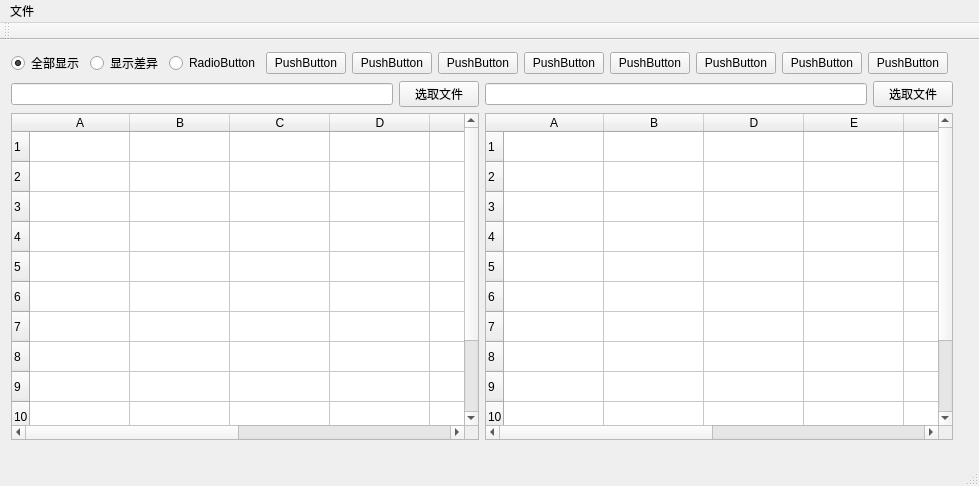
<?xml version="1.0" encoding="UTF-8"?>
<ui version="4.0">
 <class>MainWindow</class>
 <widget class="QMainWindow" name="MainWindow">
  <property name="geometry">
   <rect>
    <x>0</x>
    <y>0</y>
    <width>979</width>
    <height>486</height>
   </rect>
  </property>
  <property name="windowTitle">
   <string>Compare</string>
  </property>
  <widget class="QWidget" name="centralWidget">
   <property name="sizePolicy">
    <sizepolicy hsizetype="Expanding" vsizetype="Preferred">
     <horstretch>0</horstretch>
     <verstretch>0</verstretch>
    </sizepolicy>
   </property>
   <widget class="QWidget" name="verticalWidget" native="true">
    <property name="geometry">
     <rect>
      <x>0</x>
      <y>0</y>
      <width>964</width>
      <height>411</height>
     </rect>
    </property>
    <layout class="QVBoxLayout" name="verticalLayout">
     <item>
      <layout class="QHBoxLayout" name="horizontalLayout_3">
       <item>
        <widget class="QRadioButton" name="radioButton">
         <property name="tabletTracking">
          <bool>false</bool>
         </property>
         <property name="text">
          <string>全部显示</string>
         </property>
         <property name="checked">
          <bool>true</bool>
         </property>
        </widget>
       </item>
       <item>
        <widget class="QRadioButton" name="radioButton_2">
         <property name="text">
          <string>显示差异</string>
         </property>
        </widget>
       </item>
       <item>
        <widget class="QRadioButton" name="radioButton_3">
         <property name="text">
          <string>RadioButton</string>
         </property>
        </widget>
       </item>
       <item>
        <widget class="QPushButton" name="pushButton_11">
         <property name="text">
          <string>PushButton</string>
         </property>
        </widget>
       </item>
       <item>
        <widget class="QPushButton" name="pushButton_10">
         <property name="text">
          <string>PushButton</string>
         </property>
        </widget>
       </item>
       <item>
        <widget class="QPushButton" name="pushButton_9">
         <property name="text">
          <string>PushButton</string>
         </property>
        </widget>
       </item>
       <item>
        <widget class="QPushButton" name="pushButton_8">
         <property name="text">
          <string>PushButton</string>
         </property>
        </widget>
       </item>
       <item>
        <widget class="QPushButton" name="pushButton_7">
         <property name="text">
          <string>PushButton</string>
         </property>
        </widget>
       </item>
       <item>
        <widget class="QPushButton" name="pushButton_6">
         <property name="text">
          <string>PushButton</string>
         </property>
        </widget>
       </item>
       <item>
        <widget class="QPushButton" name="pushButton_5">
         <property name="text">
          <string>PushButton</string>
         </property>
        </widget>
       </item>
       <item>
        <widget class="QPushButton" name="pushButton_3">
         <property name="text">
          <string>PushButton</string>
         </property>
        </widget>
       </item>
       <item>
        <spacer name="horizontalSpacer">
         <property name="orientation">
          <enum>Qt::Horizontal</enum>
         </property>
         <property name="sizeHint" stdset="0">
          <size>
           <width>40</width>
           <height>20</height>
          </size>
         </property>
        </spacer>
       </item>
      </layout>
     </item>
     <item>
      <layout class="QHBoxLayout" name="horizontalLayout_2">
       <item>
        <widget class="QLineEdit" name="fileUrlLeft"/>
       </item>
       <item>
        <widget class="QPushButton" name="selectFileLeft">
         <property name="text">
          <string>选取文件</string>
         </property>
        </widget>
       </item>
       <item>
        <widget class="QLineEdit" name="fileUrlRight"/>
       </item>
       <item>
        <widget class="QPushButton" name="selectFileRight">
         <property name="text">
          <string>选取文件</string>
         </property>
        </widget>
       </item>
      </layout>
     </item>
     <item>
      <layout class="QHBoxLayout" name="horizontalLayout">
       <property name="sizeConstraint">
        <enum>QLayout::SetMaximumSize</enum>
       </property>
       <item>
        <widget class="DragTableWidget" name="tableLeft">
         <property name="editTriggers">
          <set>QAbstractItemView::NoEditTriggers</set>
         </property>
         <property name="dragEnabled">
          <bool>false</bool>
         </property>
         <property name="dragDropMode">
          <enum>QAbstractItemView::DropOnly</enum>
         </property>
         <row>
          <property name="text">
           <string>1</string>
          </property>
         </row>
         <row>
          <property name="text">
           <string>2</string>
          </property>
         </row>
         <row>
          <property name="text">
           <string>3</string>
          </property>
         </row>
         <row>
          <property name="text">
           <string>4</string>
          </property>
         </row>
         <row>
          <property name="text">
           <string>5</string>
          </property>
         </row>
         <row>
          <property name="text">
           <string>6</string>
          </property>
         </row>
         <row>
          <property name="text">
           <string>7</string>
          </property>
         </row>
         <row>
          <property name="text">
           <string>8</string>
          </property>
         </row>
         <row>
          <property name="text">
           <string>9</string>
          </property>
         </row>
         <row>
          <property name="text">
           <string>10</string>
          </property>
         </row>
         <row>
          <property name="text">
           <string>11</string>
          </property>
         </row>
         <row>
          <property name="text">
           <string>12</string>
          </property>
         </row>
         <column>
          <property name="text">
           <string>A</string>
          </property>
         </column>
         <column>
          <property name="text">
           <string>B</string>
          </property>
         </column>
         <column>
          <property name="text">
           <string>C</string>
          </property>
         </column>
         <column>
          <property name="text">
           <string>D</string>
          </property>
         </column>
         <column>
          <property name="text">
           <string>E</string>
          </property>
         </column>
         <column>
          <property name="text">
           <string>F</string>
          </property>
         </column>
         <column>
          <property name="text">
           <string>G</string>
          </property>
         </column>
         <column>
          <property name="text">
           <string>H</string>
          </property>
         </column>
        </widget>
       </item>
       <item>
        <widget class="DragTableWidget" name="tableRight">
         <property name="verticalScrollBarPolicy">
          <enum>Qt::ScrollBarAlwaysOn</enum>
         </property>
         <property name="horizontalScrollBarPolicy">
          <enum>Qt::ScrollBarAlwaysOn</enum>
         </property>
         <property name="sizeAdjustPolicy">
          <enum>QAbstractScrollArea::AdjustIgnored</enum>
         </property>
         <property name="editTriggers">
          <set>QAbstractItemView::NoEditTriggers</set>
         </property>
         <row>
          <property name="text">
           <string>1</string>
          </property>
         </row>
         <row>
          <property name="text">
           <string>2</string>
          </property>
         </row>
         <row>
          <property name="text">
           <string>3</string>
          </property>
         </row>
         <row>
          <property name="text">
           <string>4</string>
          </property>
         </row>
         <row>
          <property name="text">
           <string>5</string>
          </property>
         </row>
         <row>
          <property name="text">
           <string>6</string>
          </property>
         </row>
         <row>
          <property name="text">
           <string>7</string>
          </property>
         </row>
         <row>
          <property name="text">
           <string>8</string>
          </property>
         </row>
         <row>
          <property name="text">
           <string>9</string>
          </property>
         </row>
         <row>
          <property name="text">
           <string>10</string>
          </property>
         </row>
         <row>
          <property name="text">
           <string>11</string>
          </property>
         </row>
         <row>
          <property name="text">
           <string>12</string>
          </property>
         </row>
         <column>
          <property name="text">
           <string>A</string>
          </property>
         </column>
         <column>
          <property name="text">
           <string>B</string>
          </property>
         </column>
         <column>
          <property name="text">
           <string>D</string>
          </property>
         </column>
         <column>
          <property name="text">
           <string>E</string>
          </property>
         </column>
         <column>
          <property name="text">
           <string>F</string>
          </property>
         </column>
         <column>
          <property name="text">
           <string>G</string>
          </property>
         </column>
         <column>
          <property name="text">
           <string>H</string>
          </property>
         </column>
         <column>
          <property name="text">
           <string>I</string>
          </property>
         </column>
        </widget>
       </item>
      </layout>
     </item>
    </layout>
   </widget>
  </widget>
  <widget class="QMenuBar" name="menuBar">
   <property name="geometry">
    <rect>
     <x>0</x>
     <y>0</y>
     <width>979</width>
     <height>25</height>
    </rect>
   </property>
   <widget class="QMenu" name="menu">
    <property name="title">
     <string>文件</string>
    </property>
    <addaction name="actionOpen"/>
   </widget>
   <addaction name="menu"/>
  </widget>
  <widget class="QToolBar" name="mainToolBar">
   <attribute name="toolBarArea">
    <enum>TopToolBarArea</enum>
   </attribute>
   <attribute name="toolBarBreak">
    <bool>false</bool>
   </attribute>
  </widget>
  <widget class="QStatusBar" name="statusBar"/>
  <action name="actionOpen">
   <property name="text">
    <string>Open</string>
   </property>
  </action>
 </widget>
 <layoutdefault spacing="6" margin="11"/>
 <customwidgets>
  <customwidget>
   <class>DragTableWidget</class>
   <extends>QTableWidget</extends>
   <header>dragTablewidget.h</header>
  </customwidget>
 </customwidgets>
 <resources/>
 <connections/>
</ui>
